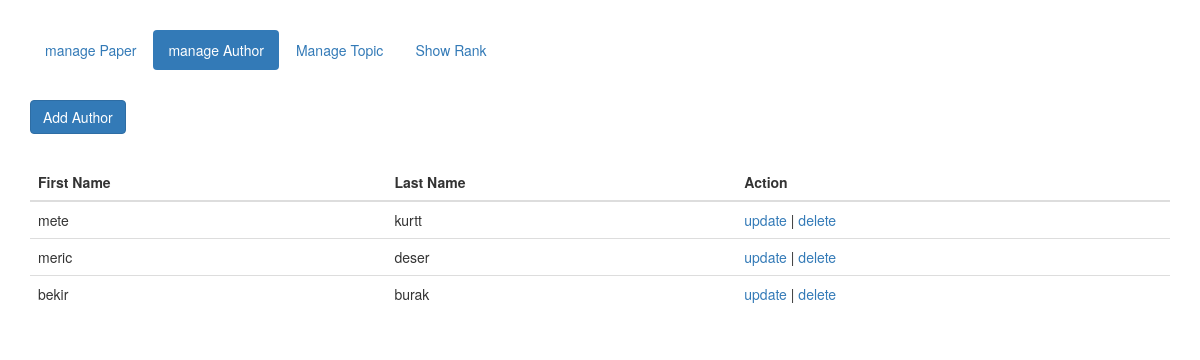
/paper/author.php, run on the app's committed database.
### tables this page shows
CREATE TABLE `author` (
  `id` int(20) NOT NULL,
  `first_name` varchar(255) NOT NULL,
  `last_name` varchar(255) NOT NULL
);

### paper/author.php (the view, shortened to what this page needs)
<?php
 $servername = "localhost";
 $username = "root";
 $password = "";
 $dbname = "paper";
 $conn = new mysqli($servername, $username, $password, $dbname);
?>
<!DOCTYPE html>
<html lang="en">
<head>
  <link rel="stylesheet" href="https://maxcdn.bootstrapcdn.com/bootstrap/3.4.0/css/bootstrap.min.css">
</head>
<body>
<div class="container">
    <ul class="nav nav-pills" style="margin-top:30px;">
        <li><a href="admin.php">manage Paper</a></li>
        <li class="active"><a href="author.php">manage Author</a></li>
        <li><a href="topic.php">Manage Topic</a></li>
        <li><a href="rank.php">Show Rank</a></li>
    </ul>
    <button type="button" class="btn btn-primary" style="margin-top:30px;" onclick="javascript:add();">Add Author</button>
    <table class="table" style="margin-top:30px;">
        <thead>
            <tr>
                <th>First Name</th>
                <th>Last Name</th>
                <th>Action</th>
            </tr>
        </thead>
        <tbody>
            <?php
                $sql = "SELECT * from author";
                $result = $conn->query($sql);
                if ($result->num_rows > 0) {
                    while($row = $result->fetch_assoc()) {
                        ?>
                            <tr>
                                <td><?php echo $row['first_name'];?></td>
                                <td><?php echo $row['last_name'];?></td>
                                <td><a href="javascript:update('<?php echo $row['id'];?>', 'author')">update</a> | <a href="javascript:deleteFunc('<?php echo $row['id'];?>', 'author')">delete</a></td>
                            </tr>
                        <?php
                    }
                }
            ?>
        </tbody>
    </table>
</div>
</body>
</html>

### data on the page
author: first_name "mete", last_name "kurtt"
author: first_name "meric", last_name "deser"
author: first_name "bekir", last_name "burak"
